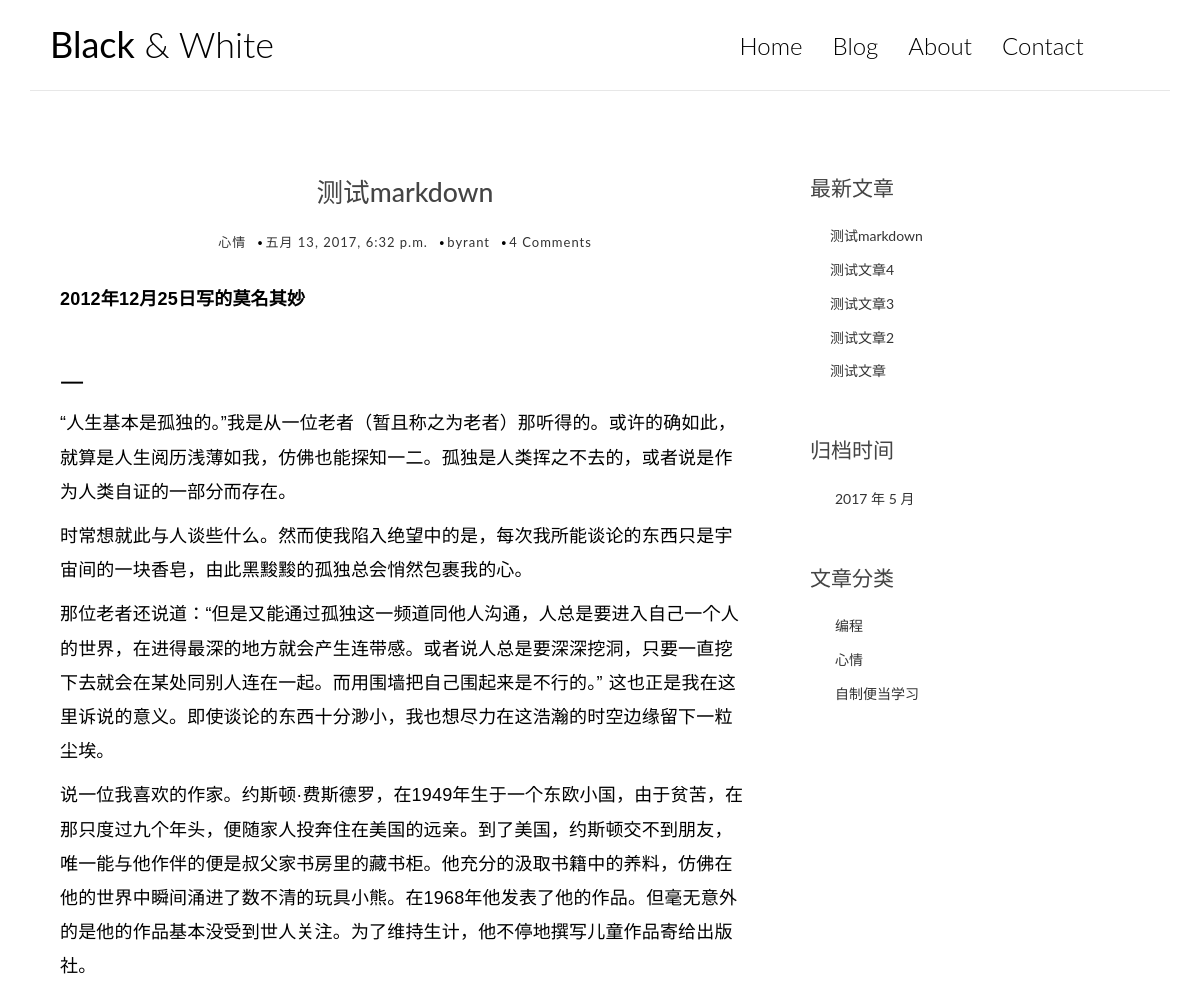
Page /post/5/ (upper part) on the earlier database version.
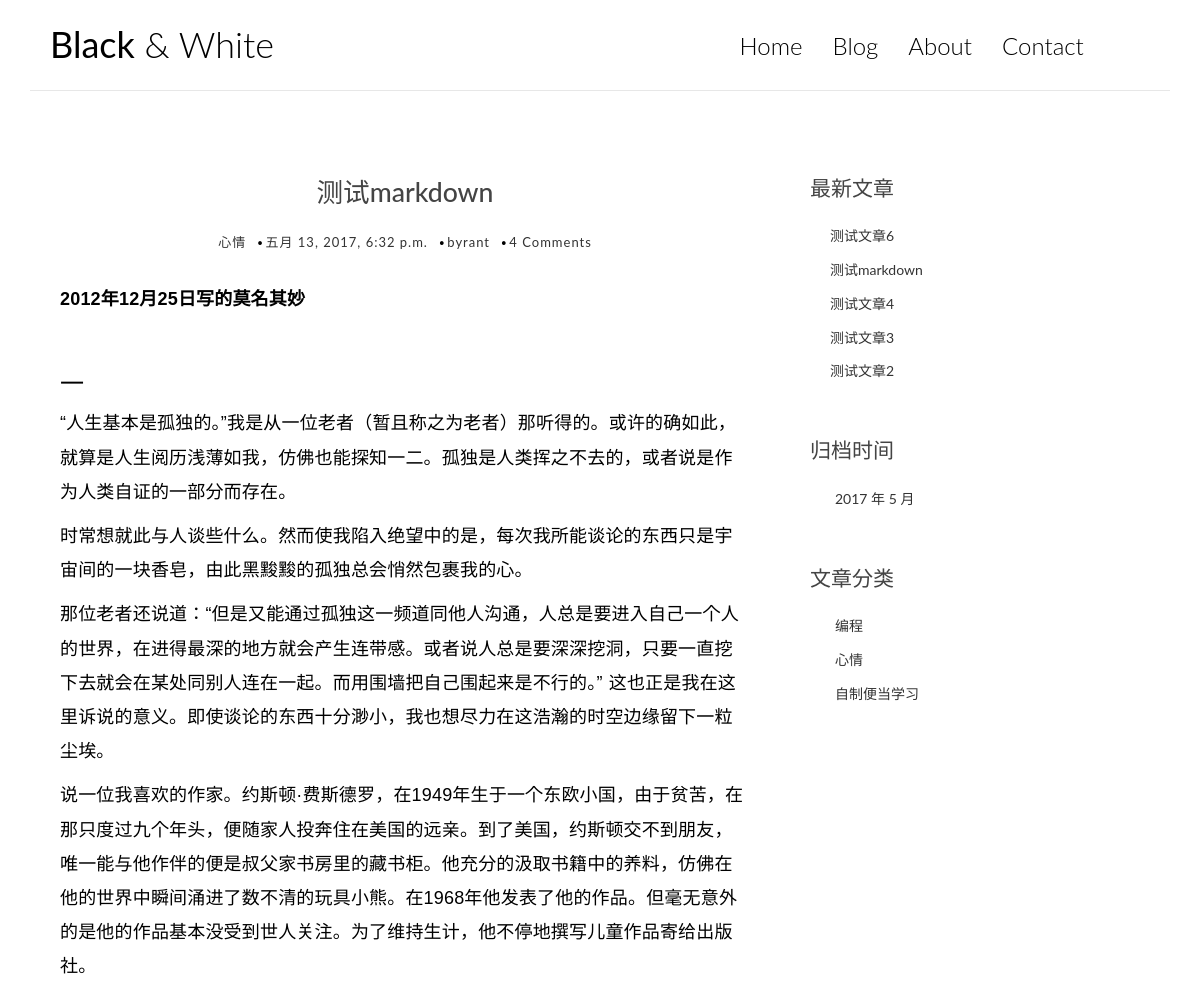
Same page on the later database version.
### blog_main_part/models.py (models this page shows, shortened)
class Post(models.Model):
    title = models.CharField(max_length=80)
    body = models.TextField()
    created_time = models.DateTimeField(auto_now_add=True)
    modified_time = models.DateTimeField(auto_now_add=True)
    excerpt = models.CharField(max_length=200, blank=True)
    category = models.ForeignKey(Category)
    tags = models.ManyToManyField(Tag, blank=True)
    author = models.ForeignKey(User)
    class Meta:
        ordering = ['-created_time']
        ordering = ['-modified_time']
    def get_absolute_url(self):
        return reverse('blog_main_part:detail', kwargs={'my_args': self.id})

class Category(models.Model):
    name = models.CharField(max_length=100)

### blog_main_part/views.py (the view)
# urls.py: url(r'^post/(?P<my_args>\d+)/$', views.detail, name='detail'),
def detail(request, my_args):
    post = get_object_or_404(Post, id=int(my_args))
    post.body = markdown.markdown(post.body,
                                  extensions=[
                                      'markdown.extensions.extra',
                                      'markdown.extensions.codehilite',
                                      'markdown.extensions.toc',
                                  ])
    return render(request, 'blog_main_part/detail.html', {'post': post})

### blog_main_part/templatetags/blog_main_part_tags.py (called while the page is built)
@register.simple_tag  # 这样这个函数就能在模板中用便签语法了（ {%  %} )
def get_recent_posts(num=5):
    return Post.objects.all()[:num]

@register.simple_tag  # 如法炮制
def archives():
    return Post.objects.dates('created_time', 'month', order='DESC')

@register.simple_tag  # 如法炮制
def get_categories():
    return Category.objects.all()

### blog_main_part/templates/blog_main_part/detail.html
{% extends 'blog_main_part/base.html' %}
{% block main %}
	<article class="post post-1">
		<header class="entry-header">
			<h1 class="entry-title">{{ post.title }}</h1>
			<div class="entry-meta">
				<span class="post-category">
					<a href="#">{{ post.category.name }}</a>
				</span>
				<span class="post-date">
					<a href="#">
						<time class="entry-date" datetime="{{ post.created_time }}">{{ post.created_time }}</time>
					</a>
				</span>
				<span class="post-author">
					<a href="#">{{ post.author }}</a>
				</span>
				<span class="comments-link">
					<a href="#">4 Comments</a>
				</span>
			</div>
		</header>
		<div class="entry-content clearfix">
			{{ post.body|safe }}
		</div>
	</article>
{% endblock main %}

### blog_main_part/templates/blog_main_part/base.html (shortened to what the changed rows need)
{% load blog_main_part_tags %}
<!DOCTYPE html>
<html>
    <head>
        {% load staticfiles %}
        <link rel="stylesheet" href="reset_firstly.css">
        <link rel="stylesheet" href="{% static 'blog_main_part/css/bootstrap.min.css' %}">
        <link rel="stylesheet" href="http://code.ionicframework.com/ionicons/2.0.1/css/ionicons.min.css">
        <link rel="stylesheet" href="{% static 'blog_main_part/css/pace.css' %}">
        <link rel="stylesheet" href="{% static 'blog_main_part/css/custom.css' %}">
    </head>
    <body>
        <div class="container">
            <header id="site-header">
                <div class="row">
                    <div class="col-md-4 col-sm-5 col-xs-8">
                        <div class="logo">
                            <h1>
                                <a href="{% url 'blog_main_part:index' %}">
                                    <b>Black</b>
                                    &amp; White</a>
                            </h1>
                        </div>
                    </div>
                </div>
            </header>
        </div>
        <div class="content-body">
            <div class="container">
                <div class="row">
                    <main class="col-md-8">
                        {% block main %}{% endblock main %}
                    </main>
                    <aside class="col-md-4">
                        <div class="widget widget-recent-posts">
                            {% get_recent_posts as recent_post_list %}
                            <ul>
                                {% for post in recent_post_list %}
                                    <li>
                                        <a href="{{ post.get_absolute_url }}">{{ post.title }}</a>
                                    </li>
                                {% endfor %}
                            </ul>
                        </div>
                        <div class="widget widget-archives">
                            {% archives as date_list %}
                            <ul>
                                {% for date in date_list %}
                                    <li>
                                        <a href="#">{{ date.year }}
                                            年
                                            {{ date.month }}
                                            月</a>
                                    </li>
                                {% endfor %}
                            </ul>
                        </div>
                        <div class="widget widget-category">
                            {% get_categories as category_list %}
                            <ul>
                                {% for category in category_list %}
                                    <li>
                                        <a href="#">{{ category.name }}</a>
                                    </li>
                                {% endfor %}
                            </ul>
                        </div>
                    </aside>
                </div>
            </div>
        </div>
    </body>
</html>

Differences in the rows shown:
no longer on this page (row unchanged): Post: title "测试文章"
added Post: title "测试文章6"
